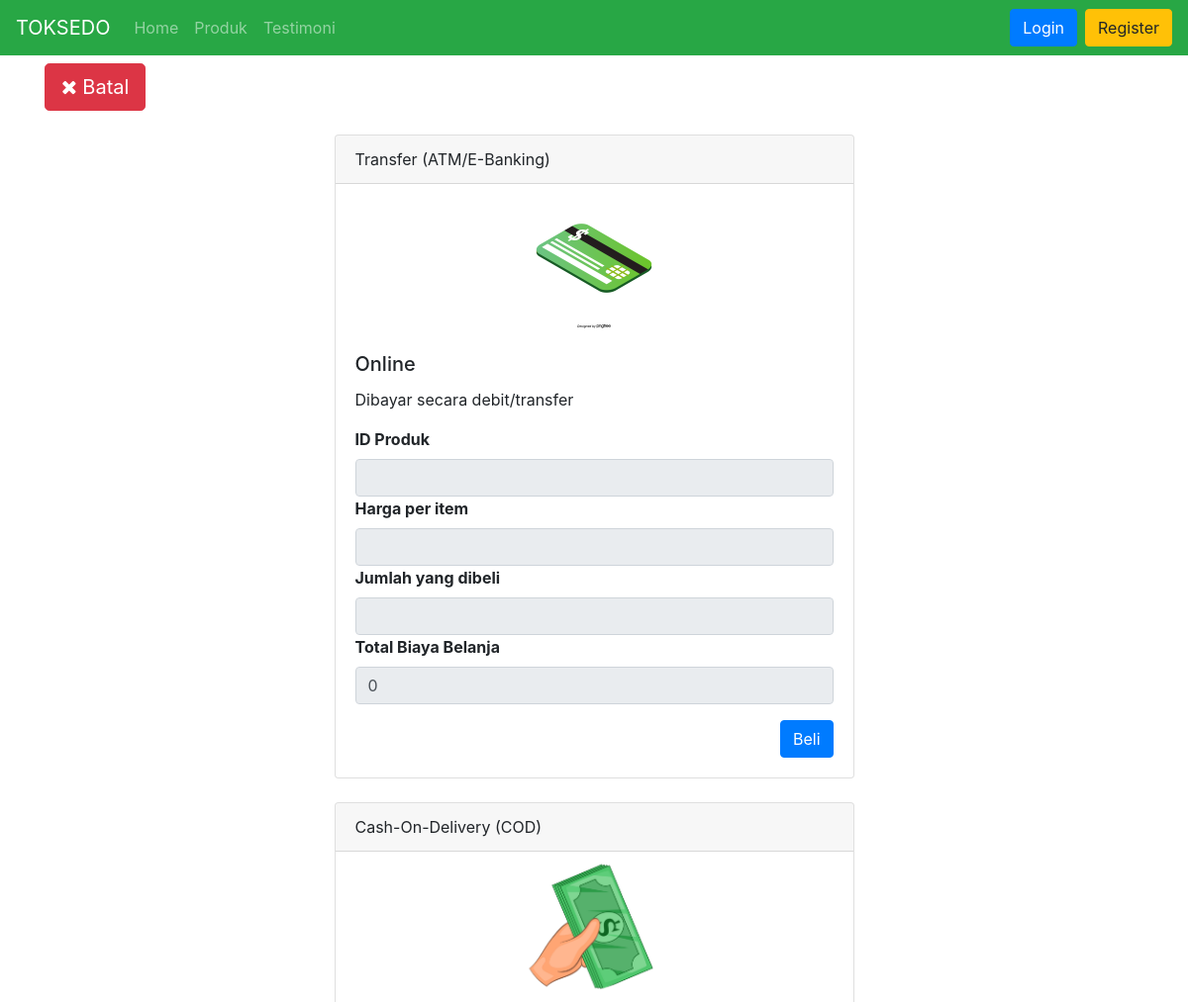
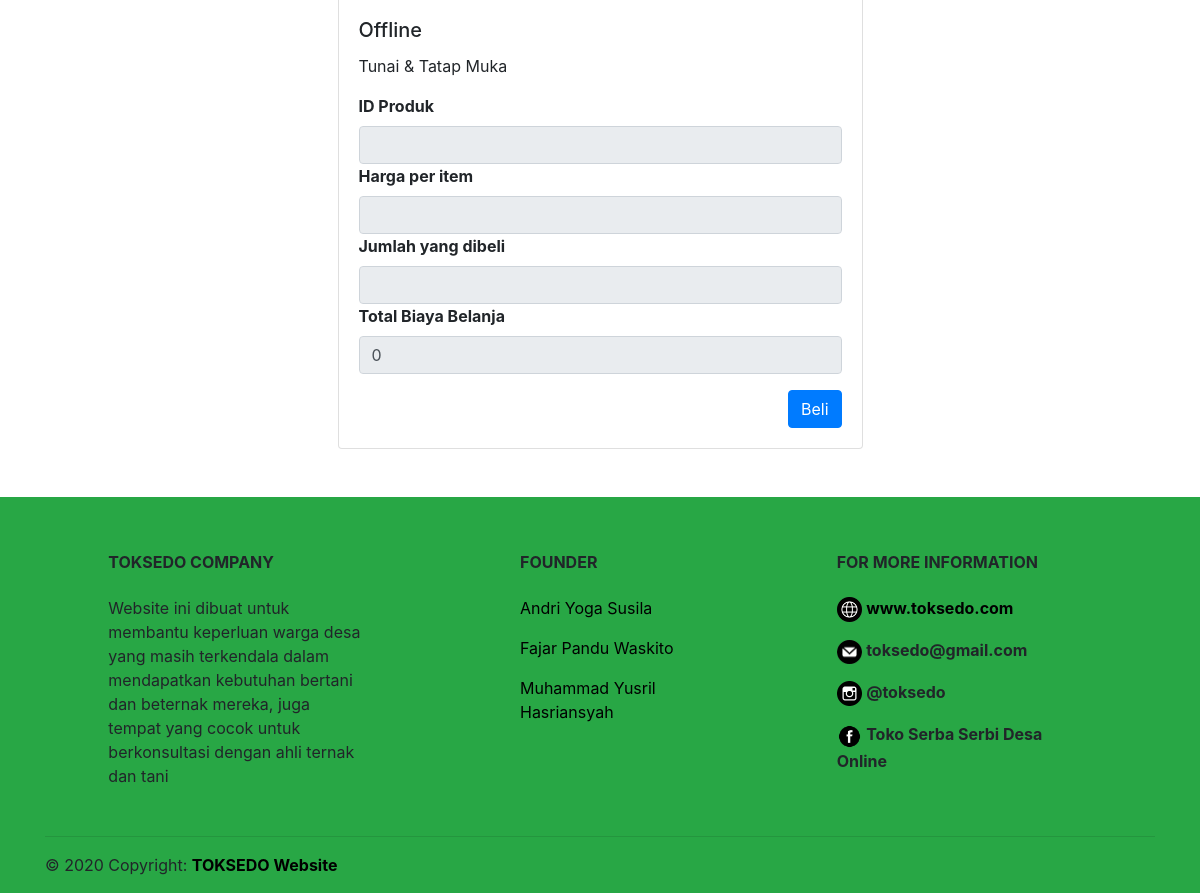
The page /index.php/pembayaran on the database its author committed (2 pictures, top to bottom).
### tables this page shows
CREATE TABLE `pembayaran` (
  `idPembayaran` int(11) NOT NULL,
  `namaGambar` varchar(20) NOT NULL,
  `namaPembayaran` varchar(40) NOT NULL,
  `jenisPembayaran` varchar(10) NOT NULL,
  `detailPembayaran` varchar(40) NOT NULL
);

### application/controllers/pembayaran.php (called while the page is built, shortened)
<?php
class pembayaran extends CI_Controller {
    public function __construct(){
        $this->load->model('produk_model');
        $this->load->model('login_model');
        $this->load->model('pembayaran_model');
    }
    public function index()
    {
        $data['title'] = "Pembayaran";
        $data['pembayaran'] = $this->pembayaran_model->getAllPembayaran();
        $total = $this->input->post('harga') * $this->input->post('jumlah');
        $data['produk'] = [
            'idProduk' => $this->input->post('idProduk'),
            'harga' => $this->input->post('harga'),
            'jumlah' => $this->input->post('jumlah'),
            'totalBelanja' => $total
        ];
        $this->load->view('template/header',$data);
        $this->load->view('pembayaran/index',$data);
        $this->load->view('template/footer');
    }
}
?>

### index.php (called while the page is built, shortened)
<?php
require_once BASEPATH.'core/CodeIgniter.php';

### application/models/pembayaran_model.php (called while the page is built, shortened)
<?php
class pembayaran_model extends CI_Model {
    public function getAllPembayaran(){
        $query = $this->db->get('pembayaran');
        return $query->result_array();
    }
}
?>

### application/views/pembayaran/index.php (the view)
<div class="container">
    <div class="row mt-2">
        <div class="col-md-6">
            <a href="<?php echo base_url();?>" class="btn btn-lg btn-danger"><i class="fa fa-times"></i> Batal</a>
        </div>
    </div>
    <?php foreach($pembayaran as $byr): ?>
    <form action="<?= base_url();?>transaksi/tambah/<?= $byr['idPembayaran']?>" method="post">
    <div class="row mt-4 mx-auto">
        <div class="col-md-6 mx-auto">
            <div class="card">
                <div class="card-header">
                    <?= $byr['namaPembayaran']; ?>
                </div>
                <img class="mx-auto card-img-top" src="<?php echo base_url();?>images/<?= $byr['namaGambar'];?>.png" style="width:150px" alt="<?= $byr['namaGambar']; ?>">
                <div class="card-body">
                    <h5 class="card-title"><?= $byr['jenisPembayaran']; ?></h5>
                    <p class="card-text"><?= $byr['detailPembayaran']; ?></p>
                    <label for="idProduk"><b> ID Produk</b></label>
                    <input class="form-control" type="number" name="idProduk" id="idProduk" value="<?= $produk['idProduk'] ?>" readonly>
                    <label for="harga"><b>Harga per item</b></label>
                    <input class="form-control" type="number" name="harga" value="<?= $produk['harga'] ?>"readonly>
                    <label for="jumlah"><b>Jumlah yang dibeli</b></label>
                    <input class="form-control" type="number" name="jumlah" value="<?= $produk['jumlah'] ?>"readonly>
                    <label for="totalBelanja"><b>Total Biaya Belanja</b></label>
                    <input class="form-control" type="number" name="totalBelanja" value="<?= $produk['totalBelanja'] ?>"readonly>
                    <div class="mt-3 float-right">
                        <button type="submit" id="tombolBeli" class="btn btn-primary"> Beli </button>
                    </div>
                </div>
            </div>
        </div>
    </div>
    </form>
    <?php endforeach; ?>
</div>
<br>
<br>

### application/views/template/header.php (style rules this page uses)
body { overflow-x: hidden; }
a { color: black; }

### rows shown on the page
pembayaran: namaPembayaran "Transfer (ATM/E-Banking)", namaGambar (picture), jenisPembayaran "Online", detailPembayaran "Dibayar secara debit/transfer"
pembayaran: namaPembayaran "Cash-On-Delivery (COD)", namaGambar (picture), jenisPembayaran "Offline", detailPembayaran "Tunai & Tatap Muka"
